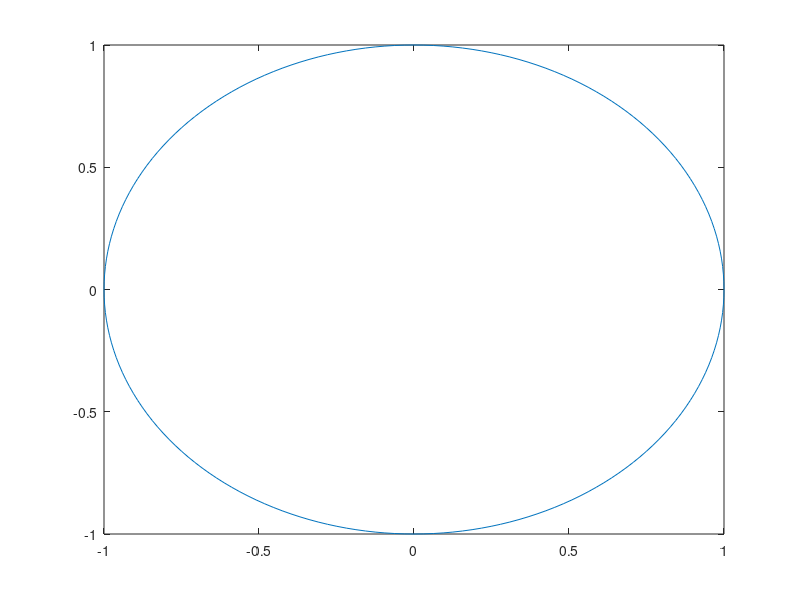
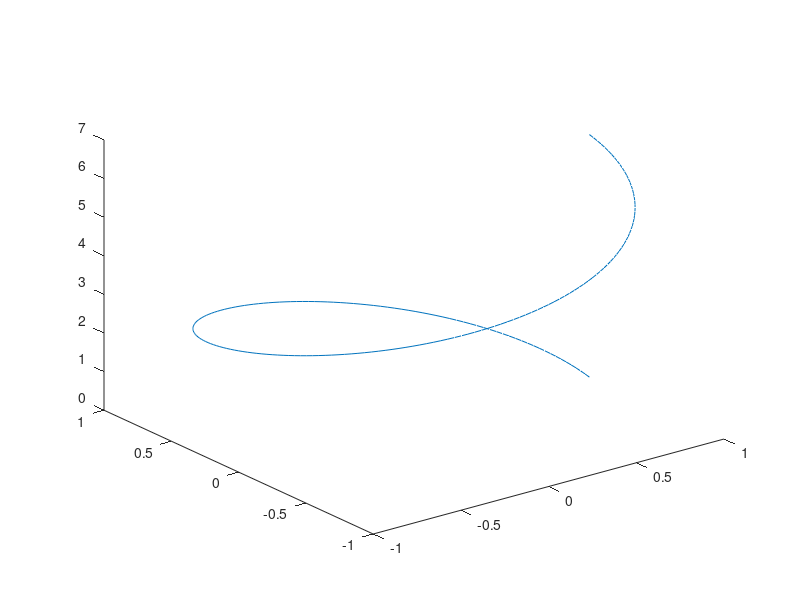

The MATLAB source for these figures, in order:
clear all
close all
clc

t=0:pi/100:2*pi;

x=cos(t);
y=sin(t);
z=t;

figure(1)
plot(x, y)

figure(2)
plot3(x, y, z)